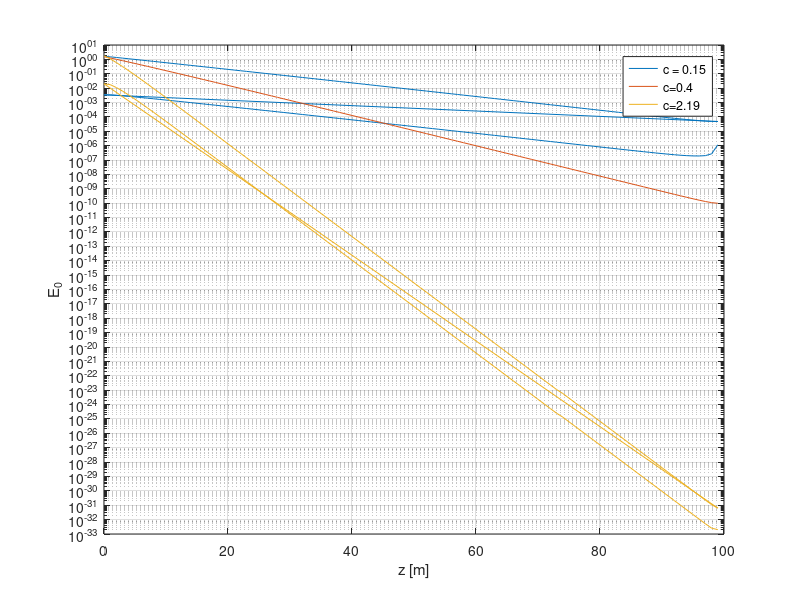
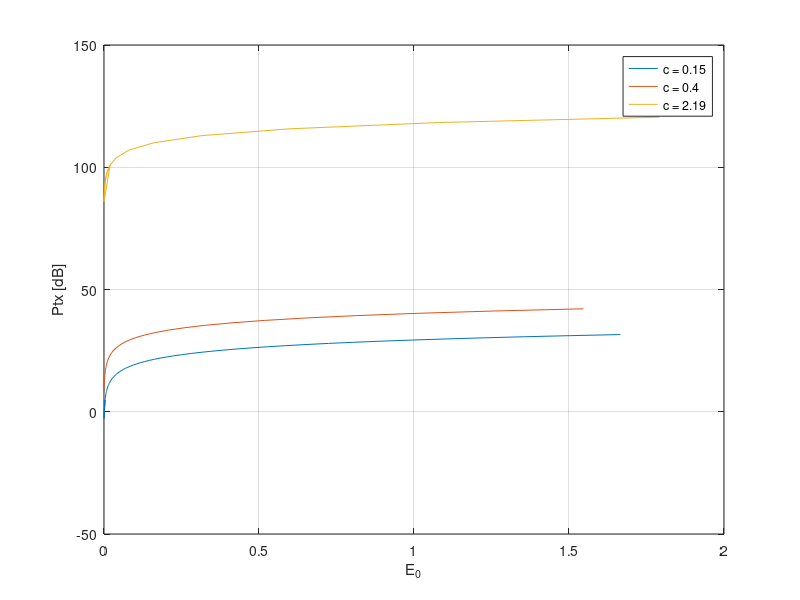
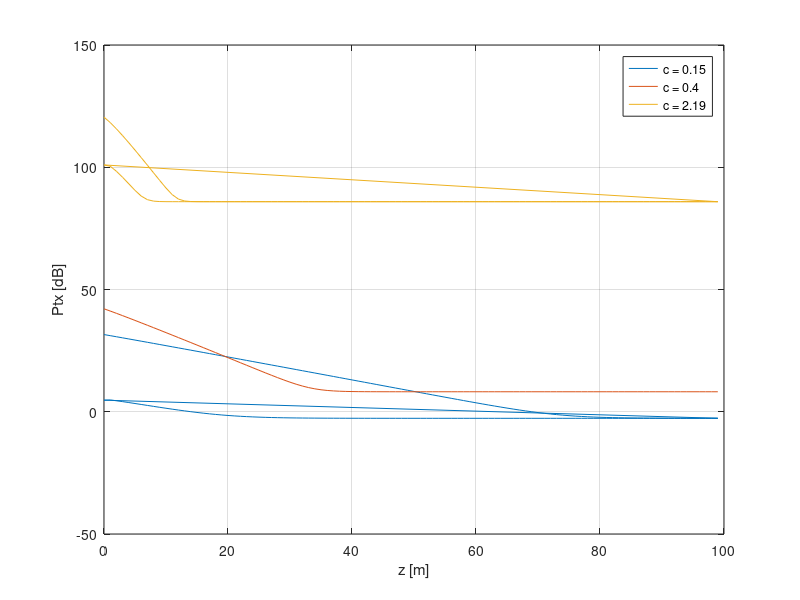
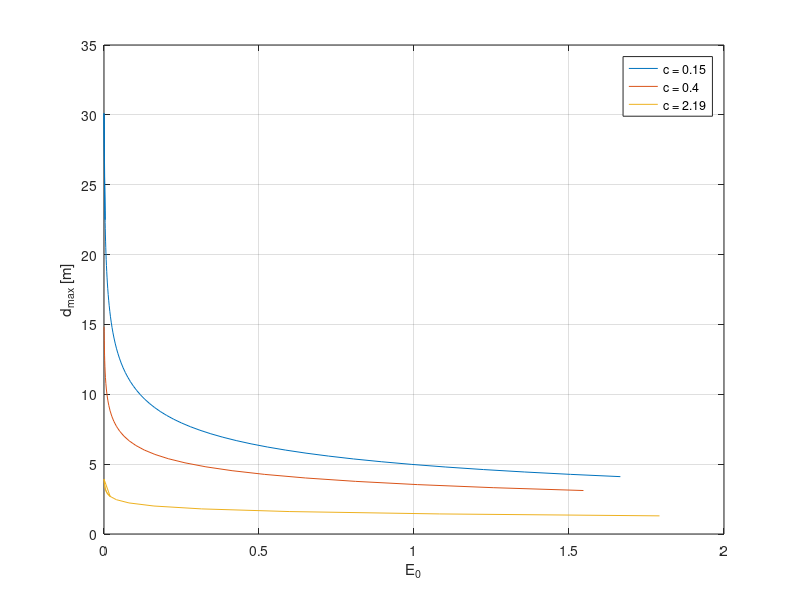

The MATLAB source for these figures, in order:
close all;
clc;
clear;

load('E0lut015.txt');
load('E0lut04.txt');
load('E0lut219.txt');
Ar =    1.1 * 10^(-6); % 1.1 mm^2
At =    10 * 10^(-6); % 10 mm^2
Beta =  0; % 0 rad, perfect allignment
Theta = 0.5; % 0.5 rad of diverge angle
q =     1.6 * 10^(-19); % electronic charge [C]
K =     1.38 * 10^(-23); % Bolzmann constant
T =     293.15; % = 20°C temperature [K]
S =     0.26; % sensitivity of the photodiode SI PIN [A/W]
Id =    1 * 10^(-9); % dark current = 1 nA
Il =    1 * 10^(-6); % equal to the short circuit current, 1uA
R =     1.43 * 10^9; % shunt resistance
BW =    100*10^3; % bandwidth 100 KHz
SNR = 10^(20/10); % 20dB

%%%%%%%%%%%%%%%%%%%%%%%%%%%%%%%%%%%%%%%%%%%%%%%%
%                EXERCISE 1                   %
%%%%%%%%%%%%%%%%%%%%%%%%%%%%%%%%%%%%%%%%%%%%%%%%
% TODO1: create LUT of Eo vs z(m) and import it%
% TODO2: plot Eo vs depth z(m)                 %
%%%%%%%%%%%%%%%%%%%%%%%%%%%%%%%%%%%%%%%%%%%%%%%%

figure,
semilogy(E0lut015(:, 1), E0lut015(:, 2)), hold on,
semilogy(E0lut04(:, 1), E0lut04(:, 2)), hold on,
semilogy(E0lut219(:, 1), E0lut219(:, 2))
legend('c = 0.15', 'c=0.4', 'c=2.19'),
xlabel('z [m]')
ylabel('E_0')
grid on

%%%%%%%%%%%%%%%%%%%%%%%%%%%%%%%%%%%%%%%%%%%%%%%%
%                EXERCISE 2                   %
%%%%%%%%%%%%%%%%%%%%%%%%%%%%%%%%%%%%%%%%%%%%%%%%
% TODO1: calcolate Ptx to obtain an SNR = 20 db%
%        @ 10 m range by varying Eo            %
% TODO2: plot Ptc vs z(m)                      %
%%%%%%%%%%%%%%%%%%%%%%%%%%%%%%%%%%%%%%%%%%%%%%%%

d = 10;
SNR_dB = 20;
SNR_lin = 10^(SNR_dB/10);

c = 0.15;
Na015 = (S*E0lut015(:, 2)*Ar).^2;
P_015 = sqrt(SNR*(2*q*(Id+Il)*BW + 4*K*T*BW/R + Na015))/S;
Ptx_015 = P_015.*(pi * d^2*(1-cos(Theta)) + 2*At)*exp(c*d)/(2*Ar*1);

c = 0.4;
Na04 = (S*E0lut04(:, 2)*Ar).^2;
P_04 = sqrt(SNR*(2*q*(Id+Il)*BW + 4*K*T*BW/R + Na04))/S;
Ptx_04 = P_04.*(pi * d^2*(1-cos(Theta)) + 2*At)*exp(c*d)/(2*Ar*1);

c = 2.19;
Na219 = (S*E0lut219(:, 2)*Ar).^2;
P_219 = sqrt(SNR*(2*q*(Id+Il)*BW + 4*K*T*BW/R + Na219))/S;
Ptx_219 = P_219.*(pi * d^2*(1-cos(Theta)) + 2*At)*exp(c*d)/(2*Ar*1);

figure, plot(E0lut015(:, 2), 10*log10(Ptx_015)), hold on,
plot(E0lut04(:, 2), 10*log10(Ptx_04)), hold on,
plot(E0lut219(:, 2), 10*log10(Ptx_219)),
legend('c = 0.15', 'c = 0.4', 'c = 2.19')
xlabel('E_0'), ylabel('Ptx [dB]'), grid on

figure, plot(E0lut015(:, 1), 10*log10(Ptx_015)), hold on,
plot(E0lut04(:, 1), 10*log10(Ptx_04)), hold on,
plot(E0lut219(:, 1), 10*log10(Ptx_219)),
legend('c = 0.15', 'c = 0.4', 'c = 2.19')
xlabel('z [m]'), ylabel('Ptx [dB]'), grid on


%%%%%%%%%%%%%%%%%%%%%%%%%%%%%%%%%%%%%%%%%%%%%%%%
%       OPTIONAL: EXERCISE 3                  %
%%%%%%%%%%%%%%%%%%%%%%%%%%%%%%%%%%%%%%%%%%%%%%%%
% TODO1: compute the range to obtain an  SNR %
%        = 20 db with a Ptx = Ptx_max = 100 W  %
%        by varying Eo                         %
% TODO2: plot range vs depth z(m)              %
%%%%%%%%%%%%%%%%%%%%%%%%%%%%%%%%%%%%%%%%%%%%%%%%
%%
d = (0:0.001:50).';

c = 0.15;
Ptx_max = 100;
Na015 = (S*E0lut015(:, 2)*Ar).^2;
P_015 = sqrt(SNR*(2*q*(Id+Il)*BW + 4*K*T*BW/R + Na015))/S;
P_015_2 = 2*Ptx_max*Ar./(pi*d.^2*(1-cos(Theta)) + 2*At).*exp(-c.*d);
for i = 1:length(P_015) % cycle on the P given by varying E0
    % find which P_015_2 is closer to the other P, then for that E0 then
    % the corresponding d will be the one used
    [~, ind] = min(abs(P_015_2 - P_015(i)));
    % create vectors
    E0_vec_015(i) = E0lut015(i, 2);
    z_vec_015(i) = E0lut015(i, 1);
    d_vec_015(i) = d(ind);
end

c = 0.4;
Ptx_max = 100;
Na04 = (S*E0lut04(:, 2)*Ar).^2;
P_04 = sqrt(SNR*(2*q*(Id+Il)*BW + 4*K*T*BW/R + Na04))/S;
P_04_2 = 2*Ptx_max*Ar./(pi*d.^2*(1-cos(Theta)) + 2*At).*exp(-c.*d);
for i = 1:length(P_04) % cycle on the P given by varying E0
    % find which P_04_2 is closer to the other P, then for that E0 then
    % the corresponding d will be the one used
    [~, ind] = min(abs(P_04_2 - P_04(i)));
    % create vectors
    E0_vec_04(i) = E0lut04(i, 2);
    z_vec_04(i) = E0lut04(i, 1);
    d_vec_04(i) = d(ind);
end

c = 2.19;
Ptx_max = 100;
Na219 = (S*E0lut219(:, 2)*Ar).^2;
P_219 = sqrt(SNR*(2*q*(Id+Il)*BW + 4*K*T*BW/R + Na219))/S;
P_219_2 = 2*Ptx_max*Ar./(pi*d.^2*(1-cos(Theta)) + 2*At).*exp(-c.*d);
for i = 1:length(P_219) % cycle on the P given by varying E0
    % find which P_219_2 is closer to the other P, then for that E0 then
    % the corresponding d will be the one used
    [~, ind] = min(abs(P_219_2 - P_219(i)));
    % create vectors
    E0_vec_219(i) = E0lut219(i, 2);
    z_vec_219(i) = E0lut219(i, 1);
    d_vec_219(i) = d(ind);
end


figure, plot(E0_vec_015, d_vec_015, E0_vec_04, d_vec_04, E0_vec_219, d_vec_219)
grid on, legend('c = 0.15', 'c = 0.4', 'c = 2.19'), ylabel('d_{max} [m]'),
xlabel('E_0')

figure, plot(z_vec_015, d_vec_015, z_vec_04, d_vec_04, z_vec_219, d_vec_219)
grid on, legend('c = 0.15', 'c = 0.4', 'c = 2.19'), ylabel('d_{max} [m]'),
xlabel('z [m]')
